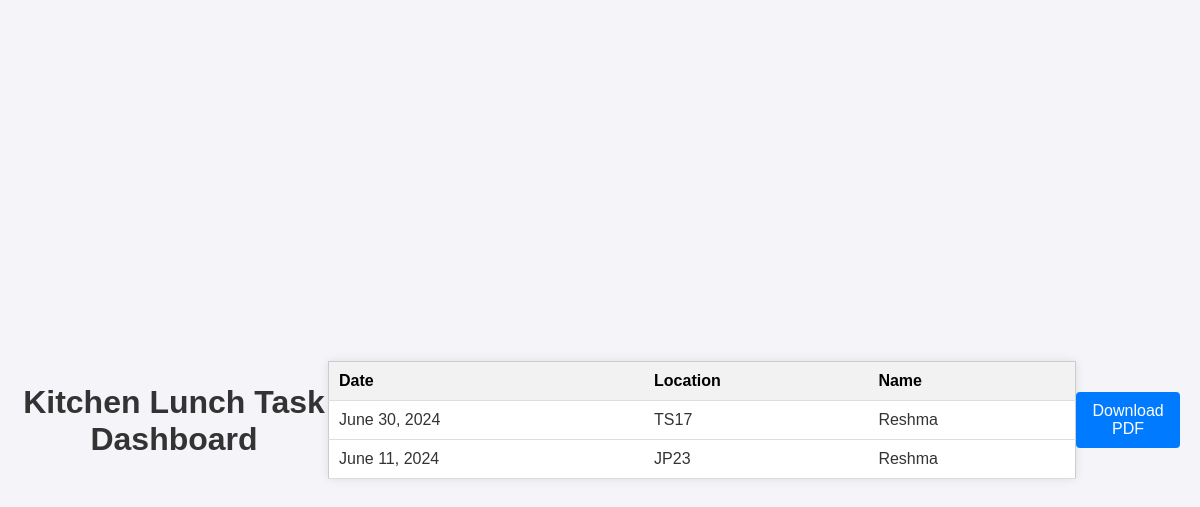
Screenshot of /kitchen_lunch_task_dashboard/ with the database file from the repository.
### pizza_ordering/models.py (models this page shows)
class KitchenLunchTask(models.Model):
    LOCATION_CHOICES = [
        ('JP23', 'JP23'),
        ('KP5', 'KP5'),
        ('TS17', 'TS17'),
    ]
    location = models.CharField(max_length=50, choices=LOCATION_CHOICES, default='JP23')
    date = models.DateField()
    name = models.CharField(max_length=100)
    class Meta:
        verbose_name = "Kitchen Department Lunch Shift(Task)"
        verbose_name_plural = "Kitchen Department Lunch Shift(Task)"

### pizza_ordering/views.py (the view)
# urls.py: path('kitchen_lunch_task_dashboard/', views.kitchen_lunch_task_dashboard, name='kitchen_lunch_task_dashboard'),
def kitchen_lunch_task_dashboard(request):
    kitchen_lunchs_task = KitchenLunchTask.objects.all().order_by('-date')  # Fetch all KitchenLunch objects from the database
    return render(request, 'pizza_ordering/kitchenlunchtaskdashboard.html', {'kitchen_lunchs_task': kitchen_lunchs_task})

### pizza_ordering/templates/pizza_ordering/kitchenlunchtaskdashboard.html (shortened to what this page needs)
<!DOCTYPE html>
<html lang="en">
<head>
</head>
<body>
    <h1>Kitchen Lunch Task Dashboard</h1>
    <table id="dashboard-table">
        <thead>
            <tr>
                <th>Date</th>
                <th>Location</th>
                <th>Name</th>
            </tr>
        </thead>
        <tbody>
            {% for kitchen_lunch_task in kitchen_lunchs_task %}
            <tr>
                <td>{{ kitchen_lunch_task.date }}</td>
                <td>{{ kitchen_lunch_task.location }}</td>
                <td>{{ kitchen_lunch_task.name }}</td>
            </tr>
            {% endfor %}
        </tbody>
    </table>
    <button id="download-pdf-btn">Download PDF</button>
</body>
</html>

### pizza_ordering/templates/pizza_ordering/kitchenlunchtaskdashboard.html (style rules this page uses)
body { font-family: Arial, sans-serif; background-color: #f4f4f9; margin: 0; padding: 20px; display: flex; justify-content: center; align-items: center; min-height: 100vh; }
h1 { text-align: center; color: #333; margin-bottom: 20px; }
table { width: 100%; border-collapse: collapse; background-color: #fff; border: 1px solid #ccc; border-radius: 5px; box-shadow: 0 0 10px rgba(0,0,0,0.1); }
th, td { padding: 10px; text-align: left; border-bottom: 1px solid #ddd; }
th { background-color: #f2f2f2; font-weight: bold; }
td { color: #333; }
#download-pdf-btn { display: block; width: 150px; padding: 10px; margin: 20px auto; background-color: #007bff; border: none; border-radius: 4px; color: #fff; font-size: 16px; cursor: pointer; }

### rows the page displays
KitchenLunchTask: date "June 30, 2024", location "TS17", name "Reshma"
KitchenLunchTask: date "June 11, 2024", location "JP23", name "Reshma"
